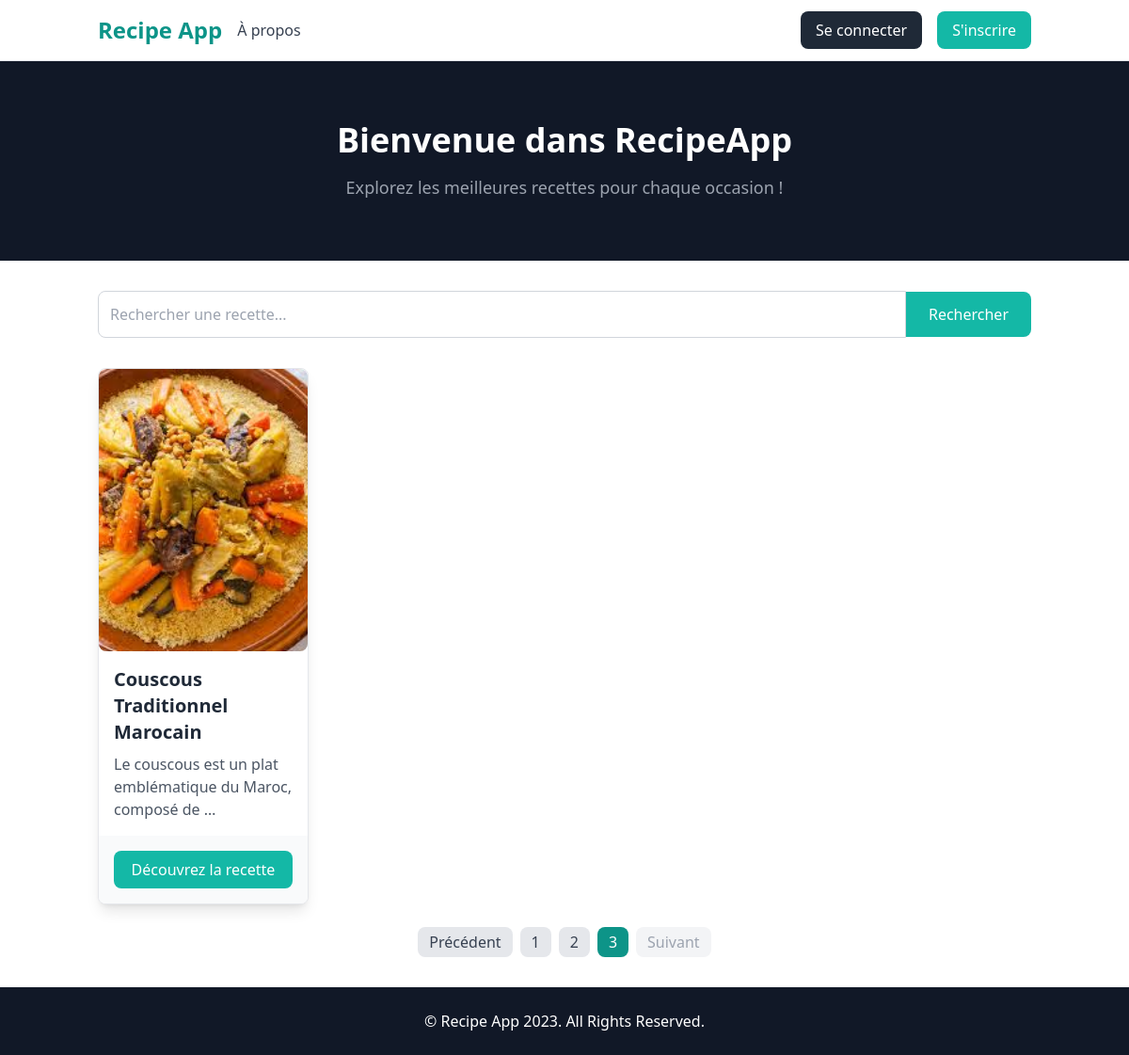
The app's page /recipes/?page=3, older data.
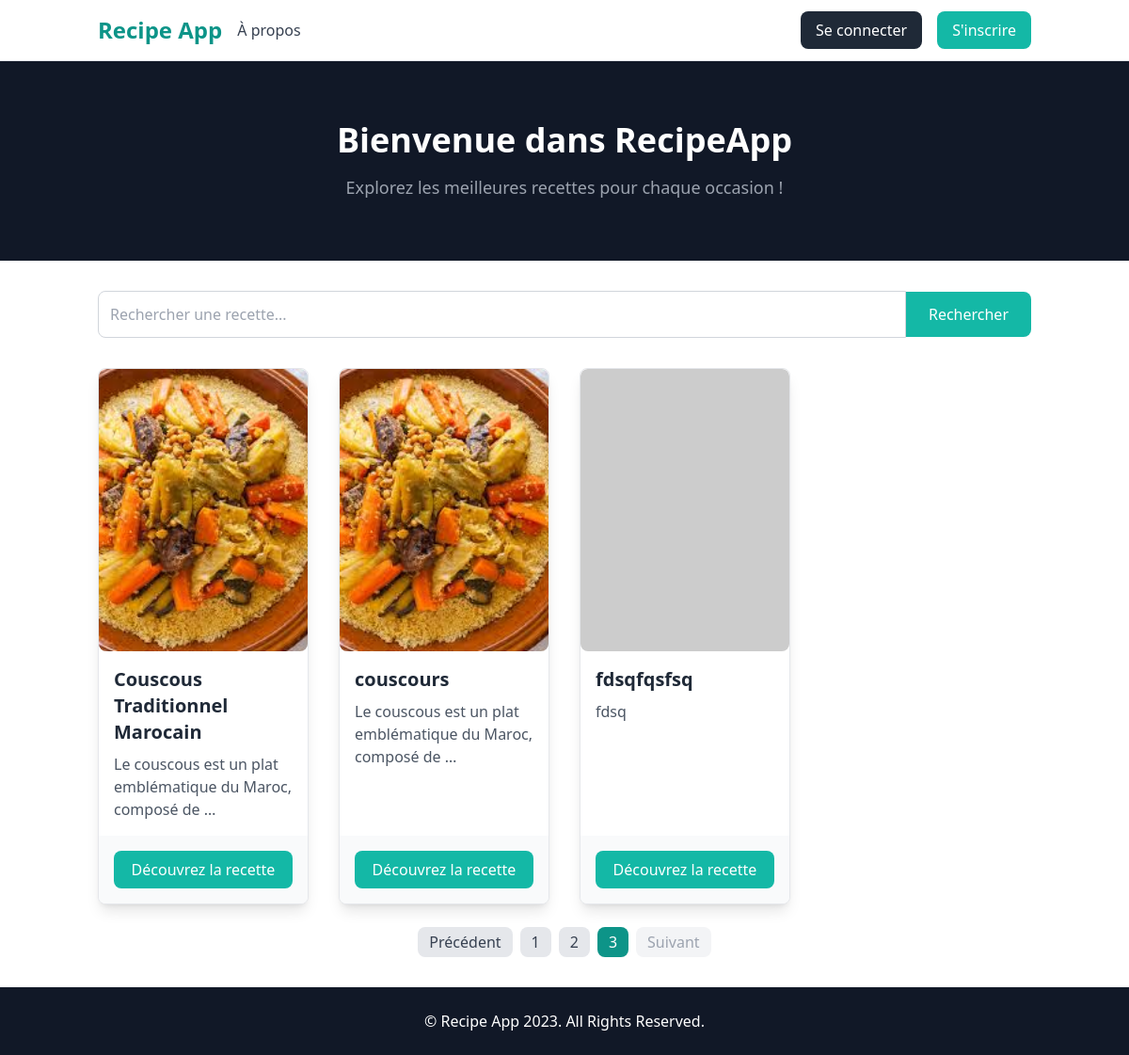
The same page, newer data.
### recipes/models.py (models this page shows, shortened)
class Recipe(models.Model):
    title = models.CharField(max_length=200)
    description = models.TextField()
    user = models.ForeignKey(User, on_delete=models.SET_NULL, null=True, blank=True)
    image = models.ImageField(upload_to='recipes_photos/',default="https://dummyimage.com/450x300/dee2e6/6c757d.jpg")

### recipes/views.py (the view)
# urls.py: path('',recipes.views.index,name='recipes'),
def index(request):
    template = loader.get_template("./recipes/index.html")
    liste_recettes = Recipe.objects.all()
    paginator = Paginator(liste_recettes, 3)  # 12 recettes par page
    page_number = request.GET.get('page')  # Numéro de la page actuelle
    recettes = paginator.get_page(page_number)  # Obtenez les recettes pour la page
    return HttpResponse(template.render(request=request,context={"recettes":recettes}))

### recipes/templates/recipes/index.html (shortened to what the changed rows need)
<!DOCTYPE html>
<html lang="en">
<head>
    <script src="https://cdn.tailwindcss.com"></script>
</head>
<body class="font-sans antialiased">
    <header class="bg-gray-900 py-16">
        <div class="container mx-auto text-center text-white">
            <h1 class="text-4xl font-bold">Bienvenue dans RecipeApp</h1>
        </div>
    </header>
    <section class="py-8">
        <div class="container mx-auto px-4">
            <div class="grid grid-cols-1 md:grid-cols-2 lg:grid-cols-4 gap-8">
                {% for recette in recettes %}
                <div class="bg-white border border-gray-200 rounded-lg shadow-lg overflow-hidden hover:scale-105 transform transition flex flex-col">
                    <img src="../../../recipes_photos/{{recette.image }}"
                        class="w-full h-[300px] object-cover rounded-lg"
                        onerror="this.onerror=null; this.src='https://dummyimage.com/450x300/dee2e6/6c757d.jpg';">
                    <div class="p-4 flex-grow">
                        <h2 class="text-xl font-semibold text-gray-800">{{ recette.title }}</h2>
                        <p class="text-gray-600 mt-2">{{ recette.description|truncatewords:10 }}</p>
                    </div>
                    <div class="p-4 bg-gray-50 mt-auto">
                        <a href="{% url 'recette_info' recette.id%}" class="bg-teal-500 text-white hover:bg-teal-600 px-4 py-2 block text-center rounded-lg">Découvrez la recette</a>
                    </div>
                </div>
                {% endfor %}
            </div>
        </div>
{% if recettes.has_other_pages %}
<div class="flex justify-center mt-6">
    {% if recettes.has_previous %}
        <a href="?page={{ reviews.previous_page_number }}{% for key, value in request.GET.items %}{% if key != 'page' %}&{{ key }}={{ value }}{% endif %}{% endfor %}"
           class="px-3 py-1 bg-gray-200 text-gray-700 rounded-lg mx-1">Précédent</a>
    {% else %}
        <span class="px-3 py-1 bg-gray-100 text-gray-400 rounded-lg mx-1">Précédent</span>
    {% endif %}
    {% for num in recettes.paginator.page_range %}
        {% if num == recettes.number %}
            <span class="px-3 py-1 bg-teal-600 text-white rounded-lg mx-1">{{ num }}</span>
        {% else %}
            <a href="?page={{ num }}{% for key, value in request.GET.items %}{% if key != 'page' %}&{{ key }}={{ value }}{% endif %}{% endfor %}"
               class="px-3 py-1 bg-gray-200 text-gray-700 rounded-lg mx-1">{{ num }}</a>
        {% endif %}
    {% endfor %}
    {% if recettes.has_next %}
        <a href="?page={{ recettes.next_page_number }}{% for key, value in request.GET.items %}{% if key != 'page' %}&{{ key }}={{ value }}{% endif %}{% endfor %}"
           class="px-3 py-1 bg-gray-200 text-gray-700 rounded-lg mx-1">Suivant</a>
    {% else %}
        <span class="px-3 py-1 bg-gray-100 text-gray-400 rounded-lg mx-1">Suivant</span>
    {% endif %}
</div>
{% endif %}
    </section>
</body>
</html>

Row changes from the older to the newer data that the page shows:
added Recipe: image (picture), title "couscours", description "Le couscous est un plat emblématique du Maroc, composé de …"
added Recipe: title "fdsqfqsfsq", description "fdsq"
